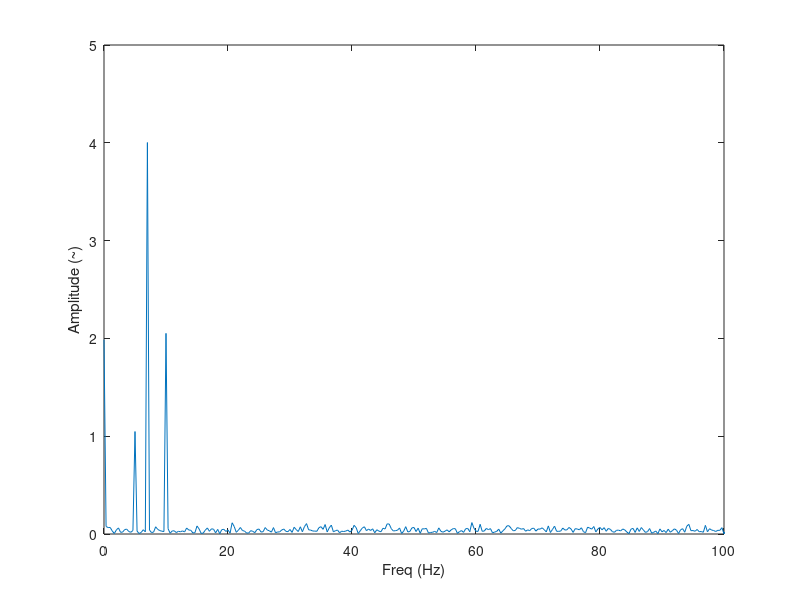

The MATLAB source for this figure: (Note: this script raises an error after producing the figure.)
%% porównanie własnej imoplementacji FFT z wbudowanym
clc;close all;clear variables;
addpath 'D:\OneDrive\Studia\Semestr 8\1 - Identyfikacja układów mechatronicznych\3 - Projektowe\spectral-processing-tool\func'
%%
tmax = 3;
fs = 200;

t = 0:1/fs:tmax-1/fs;
y = sin(2*pi*5*t) + 2*sin(2*pi*10*t) + 4*sin(2*pi*7*t)+2*rand(size(t));

yf= fft(y);
s = length(yf);
f = linspace(0,fs-fs/s,s);
fig = figure(1);
plot(f,(abs(yf)/s*2))
xlim([0 fs/2])
xlabel('Freq (Hz)')
ylabel('Amplitude (~)')
hold on;
%% 
figure
Yh = hilbert(y);
YH = Hilbert(y);

plot(t,abs(Yh),'r')
hold on
plot(t,abs(YH),'b--')
%% analytic signal
z = y +1i*YH;
%%
z = hilbert(y);
instfrq = fs/(2*pi)*diff(unwrap(angle(z)));
plot(t(2:end),instfrq)
ylim([0 fs/2])
hold on
plot(t,y)
%% figure

[yupper,  ylower]=Envelope(y)
plot_param = {'Color', [205/255 155/255 155/255],'Linewidth',3}; 
plot(t,y)

hold on
plot(t,yupper,t,ylower,plot_param{:})

title('Hilbert Envelope')
hold off
[inst_amplitude,inst_phase,inst_freq] = Instinfo(y,fs);
%%
Fs=2500;
T=3;
t=0:1/Fs:T;
N=length(t);
f=[0:N-1]/N*Fs;
AM=(1-sawtooth(2*pi*6*t)).^7;
x=AM.*randn(size(AM));
plot_param = {'Color', [0 0 0],'Linewidth',2};

plot(t,x,plot_param{:})
%% periodogram
figure;
Y_per=periodogram(x,fs);
N = length(x);
f=(0:N-1)/N*Fs;
stem(f,Y_per)
xlim([0 fs/2])
%% detrend
XX=3*t.^5+-25*t.^3+2*t.^2+1+20*rand(size(t));
plot(t,XX)
[p]=Detrend(t,XX,6);
hold on
plot(t,p)
%% 
fs    = 10;
t     = 0 : 1/fs : 40; 
x     = sin(2*pi*3*t) + rand(1, length(t))*10; 
y     = sin(2*pi*3*t) + sin(2*pi*1*t) + rand(1, length(t))*10; 
    
[Power, Frequency] = WelchPowerSpectralDensity(x,y, Hann(length(t))/ 4, .5, fs); 
plot(gca, Frequency, 10*log10(abs(Power)))
title(gca, 'Welch Cross Power Spectral Density Estimate') 
xlabel(gca, 'Frequency (Hz)')
ylabel(gca, 'Power / Frequency (db/Hz)')
grid(gca, 'on')